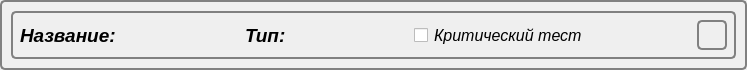
<?xml version="1.0" encoding="UTF-8"?>
<ui version="4.0">
 <class>ItemWidget</class>
 <widget class="QWidget" name="ItemWidget">
  <property name="geometry">
   <rect>
    <x>0</x>
    <y>0</y>
    <width>747</width>
    <height>62</height>
   </rect>
  </property>
  <property name="windowTitle">
   <string>Form</string>
  </property>
  <property name="styleSheet">
   <string notr="true">border: 2px solid gray; border-radius: 5px;</string>
  </property>
  <layout class="QHBoxLayout" name="horizontalLayout">
   <property name="spacing">
    <number>15</number>
   </property>
   <item>
    <widget class="QWidget" name="widget" native="true">
     <layout class="QHBoxLayout" name="horizontalLayout_2">
      <item>
       <widget class="QLabel" name="label_2">
        <property name="font">
         <font>
          <pointsize>14</pointsize>
          <weight>75</weight>
          <italic>true</italic>
          <bold>true</bold>
         </font>
        </property>
        <property name="styleSheet">
         <string notr="true">border: 0px;</string>
        </property>
        <property name="text">
         <string>Название:</string>
        </property>
       </widget>
      </item>
      <item>
       <widget class="QLabel" name="label_name">
        <property name="font">
         <font>
          <family>Ubuntu</family>
          <pointsize>12</pointsize>
          <italic>true</italic>
         </font>
        </property>
        <property name="styleSheet">
         <string notr="true">border: 0px;</string>
        </property>
        <property name="text">
         <string/>
        </property>
       </widget>
      </item>
      <item>
       <spacer name="horizontalSpacer_2">
        <property name="orientation">
         <enum>Qt::Horizontal</enum>
        </property>
        <property name="sizeHint" stdset="0">
         <size>
          <width>40</width>
          <height>20</height>
         </size>
        </property>
       </spacer>
      </item>
      <item>
       <widget class="QLabel" name="label">
        <property name="font">
         <font>
          <pointsize>14</pointsize>
          <weight>75</weight>
          <italic>true</italic>
          <bold>true</bold>
         </font>
        </property>
        <property name="styleSheet">
         <string notr="true">border: 0px;</string>
        </property>
        <property name="text">
         <string>Тип:</string>
        </property>
       </widget>
      </item>
      <item>
       <widget class="QLabel" name="label_type">
        <property name="font">
         <font>
          <pointsize>12</pointsize>
          <italic>true</italic>
         </font>
        </property>
        <property name="styleSheet">
         <string notr="true">border: 0px;</string>
        </property>
        <property name="text">
         <string/>
        </property>
       </widget>
      </item>
      <item>
       <spacer name="horizontalSpacer_3">
        <property name="orientation">
         <enum>Qt::Horizontal</enum>
        </property>
        <property name="sizeHint" stdset="0">
         <size>
          <width>40</width>
          <height>20</height>
         </size>
        </property>
       </spacer>
      </item>
      <item>
       <widget class="QCheckBox" name="checkBox">
        <property name="font">
         <font>
          <pointsize>12</pointsize>
          <italic>true</italic>
         </font>
        </property>
        <property name="styleSheet">
         <string notr="true">border: 0px;</string>
        </property>
        <property name="text">
         <string>Критический тест</string>
        </property>
       </widget>
      </item>
      <item>
       <spacer name="horizontalSpacer">
        <property name="orientation">
         <enum>Qt::Horizontal</enum>
        </property>
        <property name="sizeHint" stdset="0">
         <size>
          <width>40</width>
          <height>20</height>
         </size>
        </property>
       </spacer>
      </item>
      <item>
       <widget class="QLabel" name="label_status">
        <property name="minimumSize">
         <size>
          <width>30</width>
          <height>30</height>
         </size>
        </property>
        <property name="text">
         <string/>
        </property>
       </widget>
      </item>
     </layout>
    </widget>
   </item>
  </layout>
 </widget>
 <resources/>
 <connections/>
</ui>
